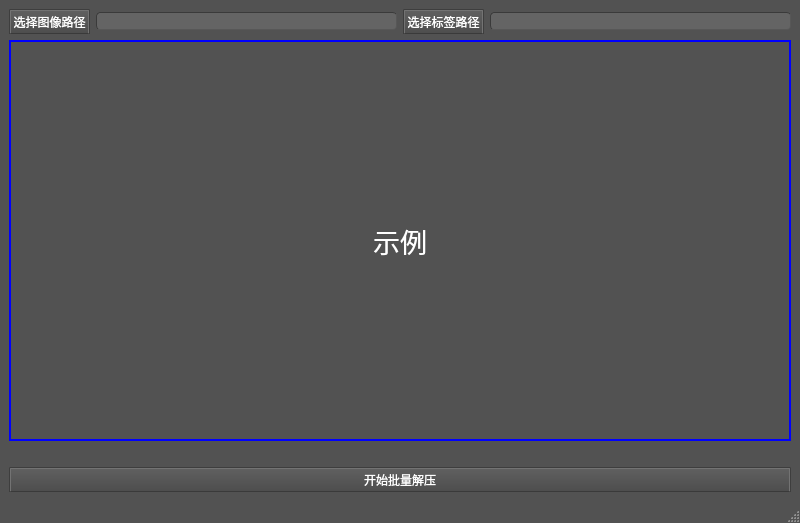
<?xml version="1.0" encoding="UTF-8"?>
<ui version="4.0">
 <class>MainWindow</class>
 <widget class="QMainWindow" name="MainWindow">
  <property name="geometry">
   <rect>
    <x>0</x>
    <y>0</y>
    <width>800</width>
    <height>523</height>
   </rect>
  </property>
  <property name="windowTitle">
   <string>MainWindow</string>
  </property>
  <property name="styleSheet">
   <string notr="true">/*
ElegantDark Style Sheet for QT Applications
Author: Jaime A. Quiroga P.
Company: GTRONICK
Last updated: 17/04/2018
Available at: https://github.com/GTRONICK/QSS/blob/master/ElegantDark.qss
*/
QMainWindow {
	background-color:rgb(82, 82, 82);
}
QTextEdit {
	background-color:rgb(42, 42, 42);
	color: rgb(0, 255, 0);
}
QPushButton{
	border-style: outset;
	border-width: 2px;
	border-top-color: qlineargradient(spread:pad, x1:0.5, y1:0.6, x2:0.5, y2:0.4, stop:0 rgba(115, 115, 115, 255), stop:1 rgba(62, 62, 62, 255));
	border-right-color: qlineargradient(spread:pad, x1:0.4, y1:0.5, x2:0.6, y2:0.5, stop:0 rgba(115, 115, 115, 255), stop:1 rgba(62, 62, 62, 255));
	border-left-color: qlineargradient(spread:pad, x1:0.6, y1:0.5, x2:0.4, y2:0.5, stop:0 rgba(115, 115, 115, 255), stop:1 rgba(62, 62, 62, 255));
	border-bottom-color: rgb(58, 58, 58);
	border-bottom-width: 1px;
	border-style: solid;
	color: rgb(255, 255, 255);
	padding: 2px;
	background-color: qlineargradient(spread:pad, x1:0.5, y1:1, x2:0.5, y2:0, stop:0 rgba(77, 77, 77, 255), stop:1 rgba(97, 97, 97, 255));
}
QPushButton:hover{
	border-style: outset;
	border-width: 2px;
	border-top-color: qlineargradient(spread:pad, x1:0.5, y1:0.6, x2:0.5, y2:0.4, stop:0 rgba(180, 180, 180, 255), stop:1 rgba(110, 110, 110, 255));
	border-right-color: qlineargradient(spread:pad, x1:0.4, y1:0.5, x2:0.6, y2:0.5, stop:0 rgba(180, 180, 180, 255), stop:1 rgba(110, 110, 110, 255));
	border-left-color: qlineargradient(spread:pad, x1:0.6, y1:0.5, x2:0.4, y2:0.5, stop:0 rgba(180, 180, 180, 255), stop:1 rgba(110, 110, 110, 255));
	border-bottom-color: rgb(115, 115, 115);
	border-bottom-width: 1px;
	border-style: solid;
	color: rgb(255, 255, 255);
	padding: 2px;
	background-color: qlineargradient(spread:pad, x1:0.5, y1:1, x2:0.5, y2:0, stop:0 rgba(107, 107, 107, 255), stop:1 rgba(157, 157, 157, 255));
}
QPushButton:pressed{
	border-style: outset;
	border-width: 2px;
	border-top-color: qlineargradient(spread:pad, x1:0.5, y1:0.6, x2:0.5, y2:0.4, stop:0 rgba(62, 62, 62, 255), stop:1 rgba(22, 22, 22, 255));
	border-right-color: qlineargradient(spread:pad, x1:0.4, y1:0.5, x2:0.6, y2:0.5, stop:0 rgba(115, 115, 115, 255), stop:1 rgba(62, 62, 62, 255));
	border-left-color: qlineargradient(spread:pad, x1:0.6, y1:0.5, x2:0.4, y2:0.5, stop:0 rgba(115, 115, 115, 255), stop:1 rgba(62, 62, 62, 255));
	border-bottom-color: rgb(58, 58, 58);
	border-bottom-width: 1px;
	border-style: solid;
	color: rgb(255, 255, 255);
	padding: 2px;
	background-color: qlineargradient(spread:pad, x1:0.5, y1:1, x2:0.5, y2:0, stop:0 rgba(77, 77, 77, 255), stop:1 rgba(97, 97, 97, 255));
}
QPushButton:disabled{
	border-style: outset;
	border-width: 2px;
	border-top-color: qlineargradient(spread:pad, x1:0.5, y1:0.6, x2:0.5, y2:0.4, stop:0 rgba(115, 115, 115, 255), stop:1 rgba(62, 62, 62, 255));
	border-right-color: qlineargradient(spread:pad, x1:0.4, y1:0.5, x2:0.6, y2:0.5, stop:0 rgba(115, 115, 115, 255), stop:1 rgba(62, 62, 62, 255));
	border-left-color: qlineargradient(spread:pad, x1:0.6, y1:0.5, x2:0.4, y2:0.5, stop:0 rgba(115, 115, 115, 255), stop:1 rgba(62, 62, 62, 255));
	border-bottom-color: rgb(58, 58, 58);
	border-bottom-width: 1px;
	border-style: solid;
	color: rgb(0, 0, 0);
	padding: 2px;
	background-color: qlineargradient(spread:pad, x1:0.5, y1:1, x2:0.5, y2:0, stop:0 rgba(57, 57, 57, 255), stop:1 rgba(77, 77, 77, 255));
}
QLineEdit {
	border-width: 1px; border-radius: 4px;
	border-color: rgb(58, 58, 58);
	border-style: inset;
	padding: 0 8px;
	color: rgb(255, 255, 255);
	background:rgb(100, 100, 100);
	selection-background-color: rgb(187, 187, 187);
	selection-color: rgb(60, 63, 65);
}
QLabel {
	color:rgb(255,255,255);	
}
QProgressBar {
	text-align: center;
	color: rgb(240, 240, 240);
	border-width: 1px; 
	border-radius: 10px;
	border-color: rgb(58, 58, 58);
	border-style: inset;
	background-color:rgb(77,77,77);
}
QProgressBar::chunk {
	background-color: qlineargradient(spread:pad, x1:0.5, y1:0.7, x2:0.5, y2:0.3, stop:0 rgba(87, 97, 106, 255), stop:1 rgba(93, 103, 113, 255));
	border-radius: 5px;
}
QMenuBar {
	background:rgb(82, 82, 82);
}
QMenuBar::item {
	color:rgb(223,219,210);
	spacing: 3px;
	padding: 1px 4px;
	background: transparent;
}

QMenuBar::item:selected {
	background:rgb(115, 115, 115);
}
QMenu::item:selected {
	color:rgb(255,255,255);
	border-width:2px;
	border-style:solid;
	padding-left:18px;
	padding-right:8px;
	padding-top:2px;
	padding-bottom:3px;
	background:qlineargradient(spread:pad, x1:0.5, y1:0.7, x2:0.5, y2:0.3, stop:0 rgba(87, 97, 106, 255), stop:1 rgba(93, 103, 113, 255));
	border-top-color: qlineargradient(spread:pad, x1:0.5, y1:0.6, x2:0.5, y2:0.4, stop:0 rgba(115, 115, 115, 255), stop:1 rgba(62, 62, 62, 255));
	border-right-color: qlineargradient(spread:pad, x1:0.4, y1:0.5, x2:0.6, y2:0.5, stop:0 rgba(115, 115, 115, 255), stop:1 rgba(62, 62, 62, 255));
	border-left-color: qlineargradient(spread:pad, x1:0.6, y1:0.5, x2:0.4, y2:0.5, stop:0 rgba(115, 115, 115, 255), stop:1 rgba(62, 62, 62, 255));
	border-bottom-color: rgb(58, 58, 58);
	border-bottom-width: 1px;
}
QMenu::item {
	color:rgb(223,219,210);
	background-color:rgb(78,78,78);
	padding-left:20px;
	padding-top:4px;
	padding-bottom:4px;
	padding-right:10px;
}
QMenu{
	background-color:rgb(78,78,78);
}
QTabWidget {
	color:rgb(0,0,0);
	background-color:rgb(247,246,246);
}
QTabWidget::pane {
		border-color: rgb(77,77,77);
		background-color:rgb(101,101,101);
		border-style: solid;
		border-width: 1px;
    	border-radius: 6px;
}
QTabBar::tab {
	padding:2px;
	color:rgb(250,250,250);
  	background-color: qlineargradient(spread:pad, x1:0.5, y1:1, x2:0.5, y2:0, stop:0 rgba(77, 77, 77, 255), stop:1 rgba(97, 97, 97, 255));
	border-style: solid;
	border-width: 2px;
  	border-top-right-radius:4px;
   border-top-left-radius:4px;
	border-top-color: qlineargradient(spread:pad, x1:0.5, y1:0.6, x2:0.5, y2:0.4, stop:0 rgba(115, 115, 115, 255), stop:1 rgba(95, 92, 93, 255));
	border-right-color: qlineargradient(spread:pad, x1:0.4, y1:0.5, x2:0.6, y2:0.5, stop:0 rgba(115, 115, 115, 255), stop:1 rgba(95, 92, 93, 255));
	border-left-color: qlineargradient(spread:pad, x1:0.6, y1:0.5, x2:0.4, y2:0.5, stop:0 rgba(115, 115, 115, 255), stop:1 rgba(95, 92, 93, 255));
	border-bottom-color: rgb(101,101,101);
}
QTabBar::tab:selected, QTabBar::tab:last:selected, QTabBar::tab:hover {
  	background-color:rgb(101,101,101);
  	margin-left: 0px;
  	margin-right: 1px;
}
QTabBar::tab:!selected {
    	margin-top: 1px;
		margin-right: 1px;
}
QCheckBox {
	color:rgb(223,219,210);
	padding: 2px;
}
QCheckBox:hover {
	border-radius:4px;
	border-style:solid;
	padding-left: 1px;
	padding-right: 1px;
	padding-bottom: 1px;
	padding-top: 1px;
	border-width:1px;
	border-color: rgb(87, 97, 106);
	background-color:qlineargradient(spread:pad, x1:0.5, y1:0.7, x2:0.5, y2:0.3, stop:0 rgba(87, 97, 106, 150), stop:1 rgba(93, 103, 113, 150));
}
QCheckBox::indicator:checked {
	border-radius:4px;
	border-style:solid;
	border-width:1px;
	border-color: rgb(180,180,180);
  	background-color:qlineargradient(spread:pad, x1:0.5, y1:0.7, x2:0.5, y2:0.3, stop:0 rgba(87, 97, 106, 255), stop:1 rgba(93, 103, 113, 255));
}
QCheckBox::indicator:unchecked {
	border-radius:4px;
	border-style:solid;
	border-width:1px;
	border-color: rgb(87, 97, 106);
  	background-color:rgb(255,255,255);
}
QStatusBar {
	color:rgb(240,240,240);
}</string>
  </property>
  <widget class="QWidget" name="centralwidget">
   <layout class="QVBoxLayout" name="verticalLayout">
    <item>
     <layout class="QHBoxLayout" name="horizontalLayout_3">
      <item>
       <layout class="QHBoxLayout" name="horizontalLayout">
        <item>
         <widget class="QPushButton" name="pushButton">
          <property name="styleSheet">
           <string notr="true"/>
          </property>
          <property name="text">
           <string>选择图像路径</string>
          </property>
         </widget>
        </item>
        <item>
         <widget class="QLineEdit" name="lineEdit"/>
        </item>
       </layout>
      </item>
      <item>
       <layout class="QHBoxLayout" name="horizontalLayout_2">
        <item>
         <widget class="QPushButton" name="pushButton_2">
          <property name="styleSheet">
           <string notr="true"/>
          </property>
          <property name="text">
           <string>选择标签路径</string>
          </property>
         </widget>
        </item>
        <item>
         <widget class="QLineEdit" name="lineEdit_2"/>
        </item>
       </layout>
      </item>
     </layout>
    </item>
    <item>
     <widget class="QLabel" name="label">
      <property name="minimumSize">
       <size>
        <width>0</width>
        <height>300</height>
       </size>
      </property>
      <property name="font">
       <font>
        <pointsize>20</pointsize>
       </font>
      </property>
      <property name="styleSheet">
       <string notr="true">border-image : url(C:/Users/12234/Desktop/Sample.png);border : 2px solid blue
</string>
      </property>
      <property name="text">
       <string>示例</string>
      </property>
      <property name="alignment">
       <set>Qt::AlignCenter</set>
      </property>
     </widget>
    </item>
    <item>
     <spacer name="horizontalSpacer">
      <property name="orientation">
       <enum>Qt::Horizontal</enum>
      </property>
      <property name="sizeHint" stdset="0">
       <size>
        <width>40</width>
        <height>20</height>
       </size>
      </property>
     </spacer>
    </item>
    <item>
     <widget class="QPushButton" name="pushButton_3">
      <property name="styleSheet">
       <string notr="true"/>
      </property>
      <property name="text">
       <string>开始批量解压</string>
      </property>
     </widget>
    </item>
   </layout>
  </widget>
  <widget class="QMenuBar" name="menubar">
   <property name="geometry">
    <rect>
     <x>0</x>
     <y>0</y>
     <width>800</width>
     <height>20</height>
    </rect>
   </property>
  </widget>
  <widget class="QStatusBar" name="statusbar"/>
 </widget>
 <resources/>
 <connections/>
</ui>
